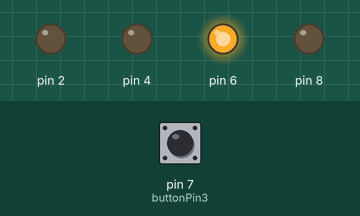
Simulated run of this program. Board: Arduino Uno, built with avr-gcc and run on an emulated ATmega328P. Parts: output pins drawn as LEDs (lit = HIGH). Dashed ring = blinking. Inputs (shaded band) come from the test bench; at power-on: pin 7 (buttonPin3) LOW. Random numbers use the default seed unless the program sets one; what the program prints to the serial monitor is not drawn.

Above: at 1.2 s.
1.3 s: pin 7 (buttonPin3) pulled HIGH for 0.15 s
At 2.1 s:
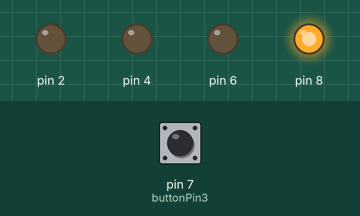
At 5.1 s:
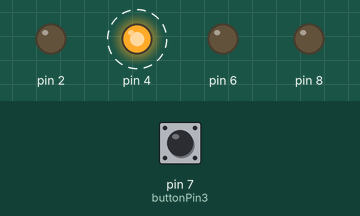
Timing chart, 0 to 10.4 s (numbered marks = the images above; inputs shaded):
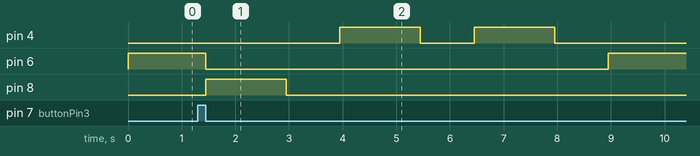

The program:

main.cpp
```cpp
#include <Arduino.h>

#include "./Game.cpp"

// const int ledPin1 = 2, ledPin2 = 4, ledPin3 = 6, ledPin4 = 8;
const int buttonPin1 = 3, buttonPin2 = 5, buttonPin3 = 7, buttonPin4 = 9;

int buttonState1 = 0, buttonState2 = 0, buttonState3 = 0, buttonState4 = 0;

Game game;

void flashLed(int ledPin);
// void checkButton(int buttonPin, int *buttonState);
bool checkButtonClicked(int buttonPin, int *buttonState);
int btnNumberToLedPin(int btnNumber);

void setup() {

	Serial.begin(9600);

	game = Game();

	pinMode(buttonPin1 - 1, OUTPUT);
	pinMode(buttonPin2 - 1, OUTPUT);
	pinMode(buttonPin3 - 1, OUTPUT);
	pinMode(buttonPin4 - 1, OUTPUT);

	pinMode(buttonPin1, INPUT);
	pinMode(buttonPin2, INPUT);
	pinMode(buttonPin3, INPUT);
	pinMode(buttonPin4, INPUT);
}


void Start_State_Loop() {
	digitalWrite(buttonPin3-1, HIGH);
	if (checkButtonClicked(buttonPin3, &buttonState3)) {
		digitalWrite(buttonPin3-1, LOW);
		game.start();
	}
}

void Flash_Leds_State_Loop() {
	ArrayList<int> memoryChoice = game.getMemoryChoice();
	for (int i = 0; i < memoryChoice.getSize(); i++) {
		flashLed(btnNumberToLedPin(memoryChoice.get(i)));
		Serial.print(memoryChoice.get(i));
	}
	game.clearMemoryChoice();
	game.setGameState(GameState::START);
}


void loop() {
	GameState state = game.getGameState();
	switch (state) {
		case GameState::START:
			Start_State_Loop();
			break;
		case GameState::FLASH_LEDS:
			Flash_Leds_State_Loop();
			break;
		case GameState::CHECK_BUTTONS:
			// checkButton(buttonPin1, &buttonState1);
			// checkButton(buttonPin2, &buttonState2);
			// checkButton(buttonPin3, &buttonState3);
			// checkButton(buttonPin4, &buttonState4);
			break;
		case GameState::GAME_OVER:
			break;
	}
}


void flashLed(int ledPin) {
	digitalWrite(ledPin, HIGH);
	delay(1500);
	digitalWrite(ledPin, LOW);
	delay(1000);
}

int btnNumberToLedPin(int btnNumber) {
	switch(btnNumber) {
		case 1:
			return buttonPin1-1;
		case 2:
			return buttonPin2-1;
		case 3:
			return buttonPin3-1;
		case 4:
			return buttonPin4-1;
		default:
			return -1;
	}
}

// void checkButton(int buttonPin, int *buttonState) {
// 	int readButtonState = digitalRead(buttonPin);
// 	if (readButtonState != *buttonState) {
// 		*buttonState = readButtonState;
// 		if (readButtonState == LOW) {
// 			flashLed(buttonPin - 1);
// 		}
// 	}
// }

bool checkButtonClicked(int buttonPin, int *buttonState) {
	int readButtonState = digitalRead(buttonPin);
	if (readButtonState != *buttonState) {
		*buttonState = readButtonState;
		if (readButtonState == LOW) {
			return true;
		}
	}
	return false;
}
```

ArrayList.cpp
```cpp
template <typename T> class ArrayList {
    private:
        T* array;
        int size;
        int capacity;
    public:
        ArrayList();
        ~ArrayList();
        void add(T element);
        T get(int index);
        int getSize();
        void clear();
        bool equals(ArrayList<T> list);
};

template <typename T> ArrayList<T>::ArrayList() {
    size = 0;
    capacity = 10;
    array = new T[capacity];
}

template <typename T> ArrayList<T>::~ArrayList() {
    delete[] array;
}

template <typename T> void ArrayList<T>::add(T element) {
    if (size == capacity) {
        capacity *= 2;
        T* newArray = new T[capacity];
        for (int i = 0; i < size; i++) {
            newArray[i] = array[i];
        }
        delete[] array;
        array = newArray;
    }
    array[size] = element;
    size++;
}

template <typename T> T ArrayList<T>::get(int index) {
    return array[index];
}

template <typename T> int ArrayList<T>::getSize() {
    return size;
}

template <typename T> void ArrayList<T>::clear() {
    delete[] array;
    size = 0;
    capacity = 10;
    array = new T[capacity];
}

template <typename T> bool ArrayList<T>::equals(ArrayList<T> list) {
    if (size != list.getSize()) {
        return false;
    }
    for (int i = 0; i < size; i++) {
        if (array[i] != list.get(i)) {
            return false;
        }
    }
    return true;
}
```

Game.cpp
```cpp
#include <Arduino.h>

#include "./ArrayList.cpp"


enum class GameState {
    START,
    FLASH_LEDS,
    CHECK_BUTTONS,
    GAME_OVER
};

class Game {
    private:
        int level;
        ArrayList<int> memoryChoice;
        ArrayList<int> playerChoice;
        GameState state;
    public:
        Game();
        void start();
        void increaseLevel();
        void setGameState(GameState state);
        void addMemoryChoice(int choice);
        void clearMemoryChoice();
        void addPlayerChoice(int choice);
        void clearPlayerChoice();

        int getLevel();
        ArrayList<int> getMemoryChoice();
        ArrayList<int> getPlayerChoice();
        GameState getGameState();
};

inline Game::Game() {
    level = 1;
    memoryChoice = ArrayList<int>();
    state = GameState::START;
}

void inline Game::start() {
    state = GameState::FLASH_LEDS;
    for (int i = 0; i < 5; i++) {
        int choice = random(1, 5);
        Serial.print(choice);
        memoryChoice.add(choice);
    }
}

void inline Game::increaseLevel() {
    level++;
}

void inline Game::setGameState(GameState state) {
    this->state = state;
}

void inline Game::addMemoryChoice(int choice) {
    memoryChoice.add(choice);
}

void inline Game::clearMemoryChoice() {
    memoryChoice.clear();
}

void inline Game::addPlayerChoice(int choice) {
    playerChoice.add(choice);
}

void inline Game::clearPlayerChoice() {
    playerChoice.clear();
}

int inline Game::getLevel() { return level; }

ArrayList<int> inline Game::getMemoryChoice() { return memoryChoice; }

ArrayList<int> inline Game::getPlayerChoice() { return playerChoice; }

GameState inline Game::getGameState() { return state; }
```

Measured:
- after the input at 1.3 s, pin 4: alternates HIGH for 1.5 s and LOW for 1.0 s, starting after 2.7 s; pin 6: HIGH → LOW after 0.15 s, → HIGH 7.5 s later; pin 8: LOW → HIGH after 0.15 s, → LOW 1.5 s later
